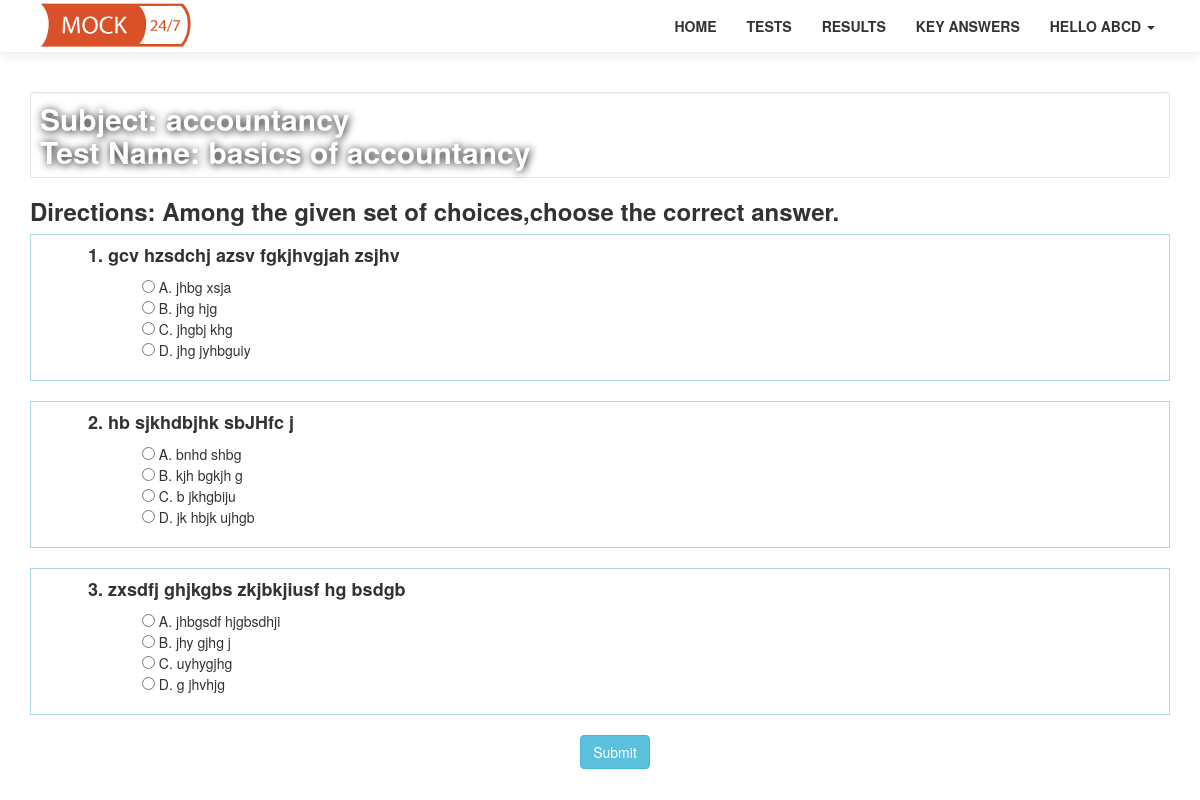
The page /student/attendtest.php?tid=7 (signed in) on the database its author committed.
### tables this page shows
CREATE TABLE `tests` (
  `test_id` int(5) NOT NULL,
  `sub_id` int(5) NOT NULL,
  `test_name` varchar(30) NOT NULL,
  `test_status` int(2) NOT NULL DEFAULT '1'
);

CREATE TABLE `subject_list` (
  `sub_id` int(5) NOT NULL,
  `sub_name` varchar(50) NOT NULL
);

CREATE TABLE `questions` (
  `que_id` int(5) NOT NULL,
  `test_id` int(5) NOT NULL,
  `que_desc` varchar(250) NOT NULL,
  `ans1` varchar(100) NOT NULL,
  `ans2` varchar(100) NOT NULL,
  `ans3` varchar(100) NOT NULL,
  `ans4` varchar(100) NOT NULL,
  `true_ans` int(1) NOT NULL
);

### student/attendtest.php (the view, shortened to what this page needs)
<!DOCTYPE html>
<html>
<head>
</head>
<body>
	<header class="header">
		<?php
			include 'navbar.php';
		?>
		<form method="POST" action="storeresults.php">
		<div class="container">
			<?php
				$test_id=$_GET['tid'];
				$servername ="localhost";
				$username= "root";
				$password= "password";
				$dbname = "mocktest";
				$conn = mysqli_connect($servername, $username, $password,$dbname );
				$sql="select * from tests,subject_list where tests.sub_id=subject_list.sub_id and test_id=".$test_id."";
				$result=mysqli_query($conn, $sql);
				$row= $result-> fetch_assoc();
			?>
			<marquee behavior="alternate"> <h2 class="well well-sm" style="background-color:transparent; animation-duration: 3s;text-shadow:1px 1px 8px black; color: white"><b><?php echo "Subject: ".$row['sub_name'];?><br><?php echo "Test Name: ".$row['test_name']; ?></b></h2></marquee>
			<h3><b>Directions: Among the given set of choices,choose the correct answer.</h3></b>
			<?php
							$sql="select * from questions where test_id = ".$test_id."";
							$result=mysqli_query($conn, $sql);
							if ($result-> num_rows >0) {
								$i=1;
								while ($row= $result-> fetch_assoc()) { ?>
									<div class="card" style="border: solid thin lightblue;">
										<div style="padding-left: 5%">
											<h4><b><?php echo "".$i.". ".$row['que_desc'].""; ?></b></h4>
											<div style="padding-left: 5%"><input type="radio" name="option[<?php echo $i; ?>]" value="1" required style="padding-left: 10%">
												<?php echo " A. ".$row['ans1']; ?><br>
												<input type="radio" name="option[<?php echo $i; ?>]" value="2"  required><?php echo " B. ".$row['ans2']; ?><br>
												<input type="radio" name="option[<?php echo $i; ?>]" value="3"  required><?php echo " C. ".$row['ans3']; ?><br>
												<input type="radio" name="option[<?php echo $i; ?>]" value="4"  required><?php echo " D. ".$row['ans4']; ?><br><br>
											</div>
										</div>
										<?php $i++;
										?>
										</div><br><?php
								}
							}
				?>
				<div class="form-group">
					<div class="container" align="center">
						<button type="submit" class="btn btn-info" name="submit"> Submit</button>
					</div>
				</div>
			</div>
		</form>
	</header>
</body>
</html>

### style.css (style rules this page uses)
* { margin:0; padding:0; }
body,html { width: 100%; height: 100%; }
.header { height: 100vh; }

### rows shown on the page
tests: sub.sub_name "accountancy", test_name "basics of accountancy"
questions: que_desc "gcv hzsdchj azsv fgkjhvgjah zsjhv", ans1 "jhbg xsja", ans2 "jhg hjg", ans3 "jhgbj khg", ans4 "jhg jyhbguiy"
questions: que_desc "hb sjkhdbjhk sbJHfc j", ans1 "bnhd shbg", ans2 "kjh bgkjh g", ans3 "b jkhgbiju", ans4 "jk hbjk ujhgb"
questions: que_desc "zxsdfj ghjkgbs zkjbkjiusf hg bsdgb", ans1 "jhbgsdf hjgbsdhji", ans2 "jhy gjhg j", ans3 "uyhygjhg", ans4 "g jhvhjg"

### other values the page prints
$username "ABCD"
